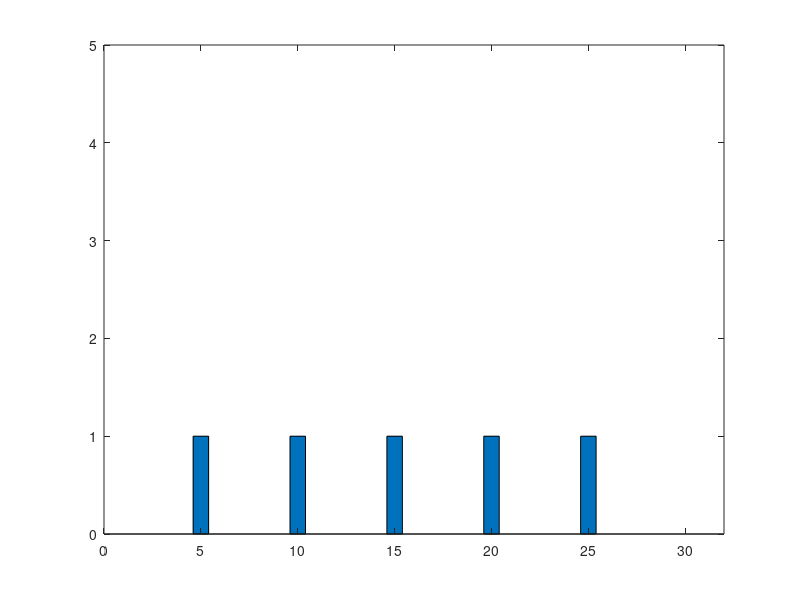

MATLAB code to generate this figure: (Note: this script raises an error after producing the figure.)
clear;clc;
close all
N = 1; %assume there are five agents right now

T = 10;  %Time
dt = 0.01;
n = 1001; 
t = linspace(0,T,n);

L = 30; %length for figure
omega = 0:L; %divide

%target = [5,10,15];  

s_num = 1;
s_init = linspace(0,L,s_num);
u_init = zeros(1,s_num);
target = [5,10,15,20,25];
%target = 1:30;  %30 bar sample
f = figure(1);
R0=zeros(1,L+1); %measure of uncertainty at each sampling point
R0(target) = 1;%initial of R
R = R0;
A0=zeros(1,L+1); %complexity increasing rate
A0(target) = 10; 
rs= 10;
J1 = 0; % J of R
J2 = 0; % J for current time
B= 100;
J0 = 0;

boundary = [max(min(target)-rs,0),min(max(target)+rs,L)]; %boundary for V

% R traj
% M =[]; % video record
R_est = repmat(R0,N,1);
V_est = zeros(N, L + 1);
R_est_h = R_est; R_h = R0;  % R traj record
r_d = 1;
limitRange = 1;
%s = zeros(1,N); %initial position
%s initialization 
s = [8];
%s depends on u(velocity), which is 1 or -1

axis([0 L+2 0 5]);
gra = bar(R0);
axis([0 L+2 0 5]);
%hold on;


lambdasn = zeros(1,length(s));
lambdai = zeros(1,length(target));
for i = t
    for j = 1 : N
        R_est(j,(target(abs(s(j)-target) < rs)+1)) = R(target(abs(s(j)-target) < rs)+1);
    end
    P = s_position(omega,s,rs);
    R = R + A0.*dt; 
    R  = max(R - B.*P*dt,0);
    [V,~] = densityGen(boundary(1), boundary(2),R,r_d);
    J1 = J1 + sum(R)*dt;
    J2 = sum(R);
    visualization(f,s,rs,R,J1,L,i+dt);
    for j = 1 : N
        P_est = s_position(omega,s(abs(s - s(j))<2*rs),rs);
        R_est(j,:) = R_est(j,:) + A0.*dt;
        R_est(j,:)  = max(R_est(j,:)  - B.*P_est*dt,0);
        if limitRange ==1
            [V_est(j,:) , ~] = densityGen(max(boundary(1),round(s(j) - 3*rs)), min(round(s(j)+3*rs),boundary(2)),R_est(j,:),r_d);
        else
            [V_est(j,:) , ~] = densityGen(boundary(1), boundary(2),R_est(j,:),r_d);
        end
    end
    u = fakeu(s,V_est,omega);
    s = s + u;
    %{
    [lambdasn, lambdai] = GetLambda(target,s,B,rs,lambdasn,lambdai,dt);
    for j = 1:N
        s(j) = s(j) - lambdasn(j)/abs(lambdasn(j));
    end
    %}
%{    
    for j = 1:N
        l = rand;
        if l > 0.5 && s(j) < L
            s(j) = s(j) + 1;
        elseif l < 0.5 && s(j) > 0
            s(j) = s(j) - 1;
        end
            %pause(0.1);
            %R0 = performGraphing(L,R0,s(j)+1,s);
    end
    sumR = sum(R0);
    J0 = J0 + sumR;
%}
end

J0 = J0 / T   %equation(7)



%Algorithm 1: IPA-based optimization algorithm to find theta star and omega
%star
s = [1,2,3,4,5,6,7,8,9,10]; %temporary s for testing
a = 1;
b = 2;
N = 10;
D = defineD(a, b, N);
sigma = 1;
epsilon = 1;
xi = 1;
theta = defineTheta(D, 2, sigma, xi);
gamma = defineGamma(sigma, D, 20, 2, s);
omega = zeros(1, N);


function f = defineD(a, b, N)
    A = zeros(1, N);
    for i = 1:N
        A(i) = a + (2*i - (1/(2*N))) * (b-a);
    end
    f = A;          
end


function f = defineTheta(D, n, sigma, xi)
    if mod(xi,2)
        f = D(n) - sigma;
    else
        f = D(n) + sigma;
    end
end


function f = defineGamma(sigma, D, T, n, s)
    f = ceil(1/(2 * sigma) * (T - defineTheta(D, n, sigma, 1) + s(n)));
end

function f = performGraphing(L,R0,sn,s)
    axis([0 L+2 0 5]);
    increasingArr = [0.1,0.2,0.3,0.2,0.3,0.1,0.2,0.3,0.2,0.3,0.1,0.2,0.3,0.2,0.3,0.1,0.2,0.3,0.2,0.3,0.1,0.2,0.3,0.2,0.3,0.1,0.2,0.3,0.2,0.3];%应该是公式6 暂时替代
    for j = 1:L
        if j ~= sn
            R0(j) = R0(j) + increasingArr(j);
        elseif j>1 && j <= L
            R0(j-1) = 0;
            R0(j) = 0;
            R0(j+1) = 0;
        end
    end
    gra = bar(R0);
    hold on;
    for i = 1:length(s)
        gra = scatter(s(i),0,100,'filled','d','r');
    end
    axis([0 L+2 0 20]);
    hold off;
    f = R0;
end
